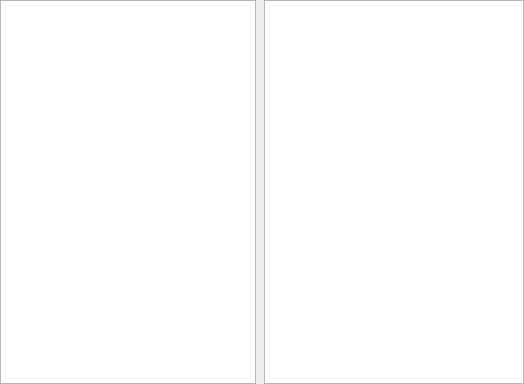
<?xml version="1.0" encoding="UTF-8"?>
<ui version="4.0">
 <class>MainWindow</class>
 <widget class="QMainWindow" name="MainWindow">
  <property name="geometry">
   <rect>
    <x>0</x>
    <y>0</y>
    <width>524</width>
    <height>384</height>
   </rect>
  </property>
  <property name="sizePolicy">
   <sizepolicy hsizetype="MinimumExpanding" vsizetype="MinimumExpanding">
    <horstretch>0</horstretch>
    <verstretch>0</verstretch>
   </sizepolicy>
  </property>
  <property name="windowTitle">
   <string>quteNote</string>
  </property>
  <widget class="QWidget" name="centralWidget">
   <layout class="QHBoxLayout" name="horizontalLayout_2">
    <property name="margin">
     <number>0</number>
    </property>
    <item>
     <layout class="QHBoxLayout" name="horizontalLayout">
      <property name="sizeConstraint">
       <enum>QLayout::SetMinimumSize</enum>
      </property>
      <item>
       <widget class="QTreeView" name="notesTreeView">
        <property name="enabled">
         <bool>true</bool>
        </property>
        <property name="sizePolicy">
         <sizepolicy hsizetype="Minimum" vsizetype="Minimum">
          <horstretch>0</horstretch>
          <verstretch>0</verstretch>
         </sizepolicy>
        </property>
        <property name="minimumSize">
         <size>
          <width>0</width>
          <height>0</height>
         </size>
        </property>
        <property name="baseSize">
         <size>
          <width>0</width>
          <height>0</height>
         </size>
        </property>
       </widget>
      </item>
      <item>
       <spacer name="horizontalSpacer_2">
        <property name="orientation">
         <enum>Qt::Horizontal</enum>
        </property>
        <property name="sizeType">
         <enum>QSizePolicy::Minimum</enum>
        </property>
        <property name="sizeHint" stdset="0">
         <size>
          <width>2</width>
          <height>20</height>
         </size>
        </property>
       </spacer>
      </item>
      <item>
       <widget class="QTextEdit" name="textEdit"/>
      </item>
     </layout>
    </item>
   </layout>
  </widget>
 </widget>
 <layoutdefault spacing="6" margin="11"/>
 <resources/>
 <connections/>
</ui>
